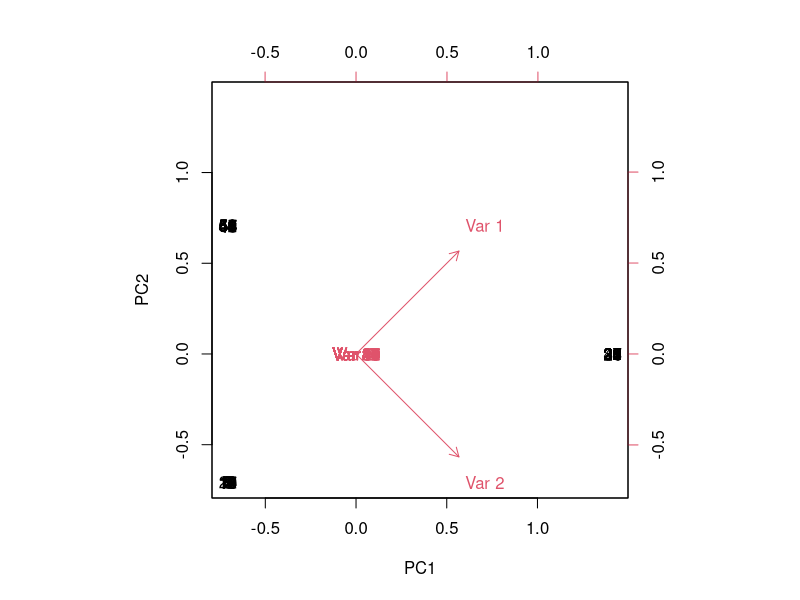
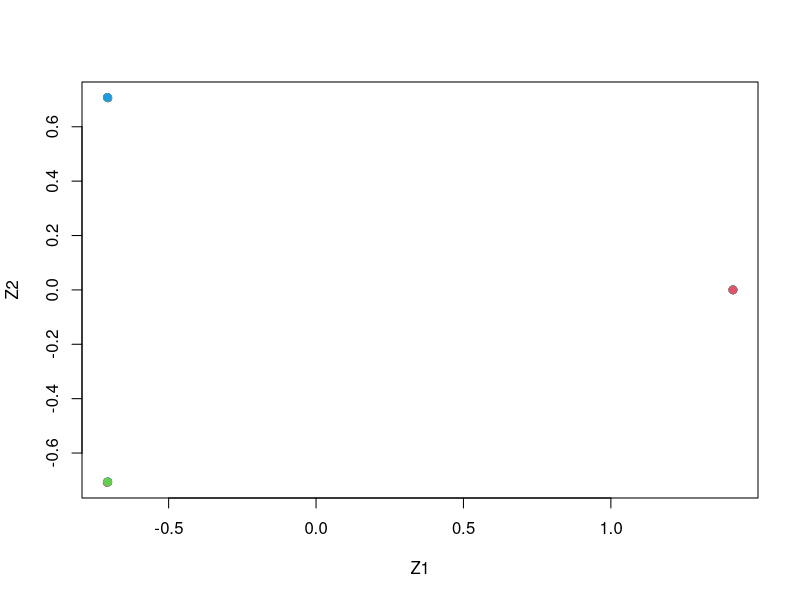

Recreate these plots in R, in order.
# 10. In this problem, you will generate
# simulated data, and then perform
# PCA and K-means clustering on the data.

set.seed(2)

# (a) 
# 
# Generate a simulated data set with 
# 20 observations in each of
# three classes (i.e. 60 observations 
# total), and 50 variables.
# Hint: There are a number of functions 
# in R that you can use to
# generate data. One example is the 
# rnorm() function; runif() is
# another option. Be sure to add a 
# mean shift to the observations
# in each class so that there are 
# three distinct classes.

x = matrix(rnorm(20*3*50, mean=0, sd=0.001), ncol=50)
x[1:20, 2] = 1
x[21:40, 1] = 2
x[21:40, 2] = 2
x[41:60, 1] = 1

 
# (b) 
# 
# Perform PCA on the 60 observations 
# and plot the first two prin-
# cipal component score vectors. 
# Use a different color to indicate
# the observations in each of the 
# three classes. If the three classes
# appear separated in this plot, 
# then continue on to part (c). If
# not, then return to part (a) 
# and modify the simulation so that
# there is greater separation 
# between the three classes. Do not
# continue to part (c) until the 
# three classes show at least some
# separation in the first two 
# principal component score vectors.

pr.out = prcomp(x)

biplot(pr.out, scale = 0)

plot(pr.out$x[,1:2], col=2:4, xlab="Z1", ylab="Z2", pch=19) 

# (c) 
# 
# Perform K-means clustering of the 
# observations with K = 3.
# How well do the clusters that 
# you obtained in K-means cluster-
# ing compare to the true class labels?
# Hint: You can use the table() 
# function in R to compare the true
# class labels to the class labels 
# obtained by clustering. Be careful
# how you interpret the results: 
#   K-means clustering will arbitrarily
# number the clusters, so you cannot 
# simply check whether the true
# class labels and clustering labels 
# are the same.

km.out = kmeans(x, 3, nstart=20)

table(km.out$cluster, c(rep(1,20), rep(2,20), rep(3,20)))

 
# (d) 
# 
# Perform K-means clustering with 
# K = 2. Describe your results.

km.out = kmeans(x, 2, nstart=20)

table(km.out$cluster, c(rep(1,20), rep(2,20), rep(3,20)))

# k = 2 forces the three distinct groups into 2 clusters

# (e) 
# 
# Now perform K-means clustering 
# with K = 4, and describe your
# results.

km.out = kmeans(x, 4, nstart=20)
km.out$cluster

table(km.out$cluster, c(rep(1,20), rep(2,20), rep(3,20)))

# one of the groups gets split in half

# (f) 
# 
# Now perform K-means clustering 
# with K = 3 on the first two
# principal component score vectors, 
# rather than on the raw data.
# That is, perform K-means 
# clustering on the 60 × 2 matrix of
# which the first column is the 
# first principal component score
# vector, and the second column 
# is the second principal component
# score vector. Comment on the results.

princ.comp.1.2 = pr.out$x[,1:2]
km.out = kmeans(princ.comp.1.2, 3, nstart=20)
km.out$cluster

# PCA finds clusters well

# (g) 
# 
# Using the scale() function, perform 
# K-means clustering with
# K = 3 on the data after scaling 
# each variable to have standard
# deviation one. How do these 
# results compare to those obtained
# in (b)? Explain.

scaled.x = scale(x)

km.out = kmeans(scaled.x, 3, nstart=20)
km.out$cluster

table(km.out$cluster, c(rep(1,20), rep(2,20), rep(3,20)))
